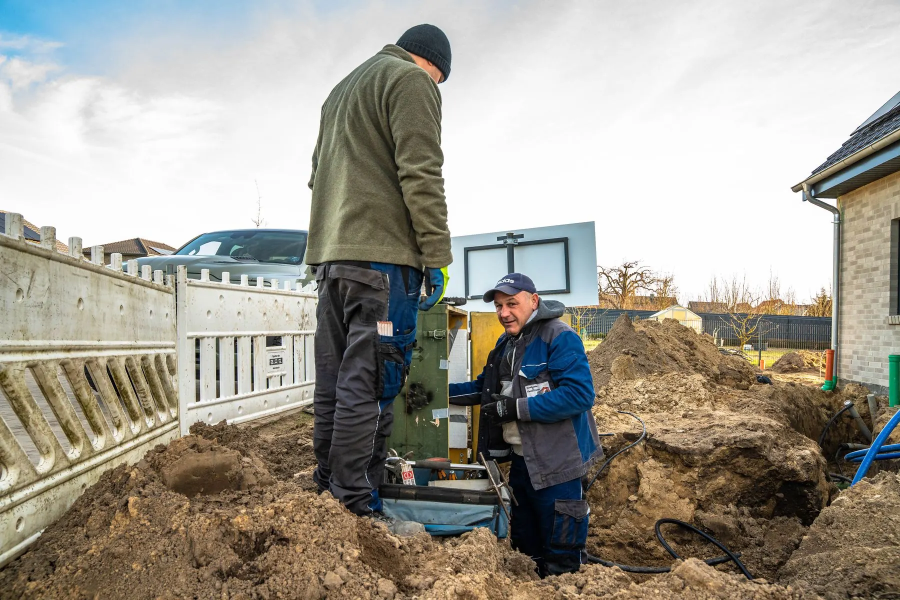
#> input picture site/assets/img/hero-garkisch-leitungsgraben.webp, 1800 x 1200 px (shown at 1/2 size); its folder holds 6 pictures in this run
$ python build.py
#> lines starting #> are read from the running program, lines starting #| are printed output that depends on the picture
#!/usr/bin/env python3
"""Baut tool-werk.de nach site/.

Quellen: src/home_body.html (Startseite aus dem Design-Canvas), src/content.py (Unterseiten),
src/legal/*.html (Rechtstexte), src/base.css + src/pages.css (Stile).
Aufruf: python3 src/build.py   (braucht beautifulsoup4, pillow, playwright mit Chromium)
"""
import hashlib, html, json, re, shutil, sys
from datetime import date
from pathlib import Path
from bs4 import BeautifulSoup
from PIL import Image

ROOT = Path(__file__).resolve().parent.parent
SRC, OUT = ROOT / 'src', ROOT / 'site'
sys.path.insert(0, str(SRC))
from content import PAGES, PRESS  # noqa: E402

SITE = 'https://www.tool-werk.de'
TODAY = date.today().isoformat()
CAL_CTA = 'Meinen Ablauf prüfen lassen →'
IMG = OUT / 'assets' / 'img'
BY_SLUG = {p['slug']: p for p in PAGES}
TEASER = {
    'digitale-mitarbeiter': 'Was ein digitaler Mitarbeiter ist und welche Aufgaben er übernimmt.',
    'zuschlagsfinder': 'Jeden Morgen die öffentlichen Ausschreibungen, die zu Ihnen passen.',
    'pruefaehig': 'Aufmaß und Leistungsnachweis aus Fotos und Sprache.',
    'guard': 'Betriebsanweisungen und Gefährdungsbeurteilungen per QR-Code.',
    'personalportal': 'Unterlagen, Fristen und Zuständigkeiten Ihrer Mitarbeiter an einem Ort.',
    'angebote-kalkulieren': 'Mengen und Positionen vorbereitet, Sie prüfen nur noch.',
    'ueber-uns': 'Wer hinter toolwerk steht.',
}
LEISTUNGEN = ['digitale-mitarbeiter', 'zuschlagsfinder', 'pruefaehig', 'guard', 'personalportal', 'angebote-kalkulieren']

ICONS = {
    'target': 'M12 3a9 9 0 1 0 0 18a9 9 0 1 0 0-18zM12 8a4 4 0 1 0 0 8a4 4 0 1 0 0-8z',
    'folder': 'M3 7a2 2 0 0 1 2-2h4l2 2h8a2 2 0 0 1 2 2v8a2 2 0 0 1-2 2H5a2 2 0 0 1-2-2z',
    'folder-x': 'M3 7a2 2 0 0 1 2-2h4l2 2h8a2 2 0 0 1 2 2v8a2 2 0 0 1-2 2H5a2 2 0 0 1-2-2zM10 11l4 4M14 11l-4 4',
    'check': 'M5 12l4 4L19 6',
    'trend': 'M3 17l6-6 4 4 8-8M15 7h6v6',
    'ruler': 'M3 17L17 3l4 4L7 21zM7 13l2 2M10 10l2 2M13 7l2 2',
    'shield': 'M12 3l8 3v6c0 5-3.5 8-8 9c-4.5-1-8-4-8-9V6z',
    'users': 'M9 11a4 4 0 1 0 0-8a4 4 0 0 0 0 8zM2 21v-1a6 6 0 0 1 12 0v1M16 3.5a4 4 0 0 1 0 7M22 21v-1a6 6 0 0 0-4-5.6',
    'server': 'M4 4h16v6H4zM4 14h16v6H4zM8 7h.01M8 17h.01',
    'lock': 'M6 11h12v10H6zM8 11V7a4 4 0 0 1 8 0v4',
    'search-x': 'M11 4a7 7 0 1 0 0 14a7 7 0 1 0 0-14zM20 20l-3.5-3.5M8 8l6 6M14 8l-6 6',
    'clock': 'M12 3a9 9 0 1 0 0 18a9 9 0 1 0 0-18zM12 7v5l3 3',
    'calendar': 'M4 6h16v14H4zM4 10h16M8 3v4M16 3v4',
    'euro': 'M17 6a7 7 0 1 0 0 12M5 10h9M5 14h9',
    'file-x': 'M14 3H6v18h12V7zM14 3v4h4M9.5 11.5l5 5M14.5 11.5l-5 5',
    'alert': 'M12 3l10 18H2zM12 10v4M12 17h.01',
    'chart': 'M4 20V10M10 20V4M16 20v-7M22 20H2',
}


def icon(name):
    return f'<span class="tw-icon"><svg aria-hidden="true" viewBox="0 0 24 24" fill="none" stroke-width="2" stroke-linecap="round" stroke-linejoin="round"><path d="{ICONS[name]}"/></svg></span>'


def strip(s):
    return re.sub(r'<[^>]+>', '', s)


def url(slug):
    return SITE + ('/' if slug in ('', 'home') else '/' + slug)


def cta_href(task):
    return '/?aufgabe=' + task.replace(' ', '+') + '#check' if task else '/#check'


# ------------------------------------------------------------------ Bilder
def responsive_images():
    """Kleinere Varianten für Handy und Tablet anlegen (nur wenn noch nicht da)."""
    targets = {'hero-garkisch-leitungsgraben': 960, 'jonas-gruenberg-portraet': 600, 'alume-maik-duering-jonas-lkw': 800}
    for f in IMG.glob('garkisch-*.webp'):
        if not re.search(r'-\d+$', f.stem):
            targets[f.stem] = 800
#> pass 2 of the loop in responsive_images, `for f in IMG.glob('garkisch-*.webp'):`:
    for stem, w in targets.items():
        src, dst = IMG / f'{stem}.webp', IMG / f'{stem}-{w}.webp'
        if src.exists() and not dst.exists():
            im = Image.open(src)
#> im is the input picture: PIL image 1800x1200 RGB; mean R, G, B 160.8, 156.7, 146.5
            im.resize((w, round(im.height * w / im.width)), Image.LANCZOS).save(dst, 'WEBP', quality=76, method=6)
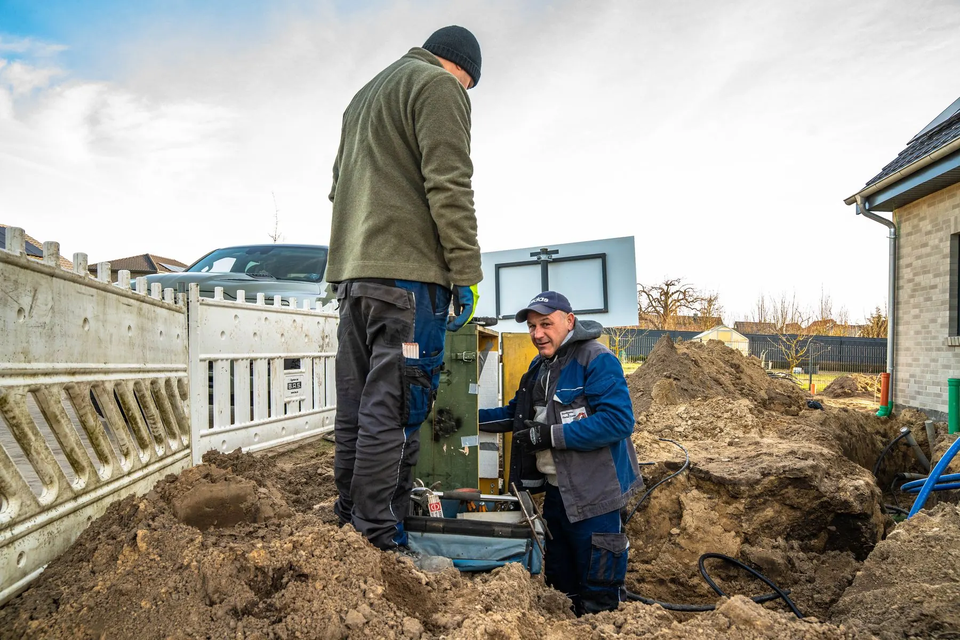
#> saved as hero-garkisch-leitungsgraben-960.webp: PIL image 960x640 RGB; mean R, G, B 160.8, 156.7, 146.5
#> pass 2 of the loop in responsive_images, `for stem, w in targets.items():`:
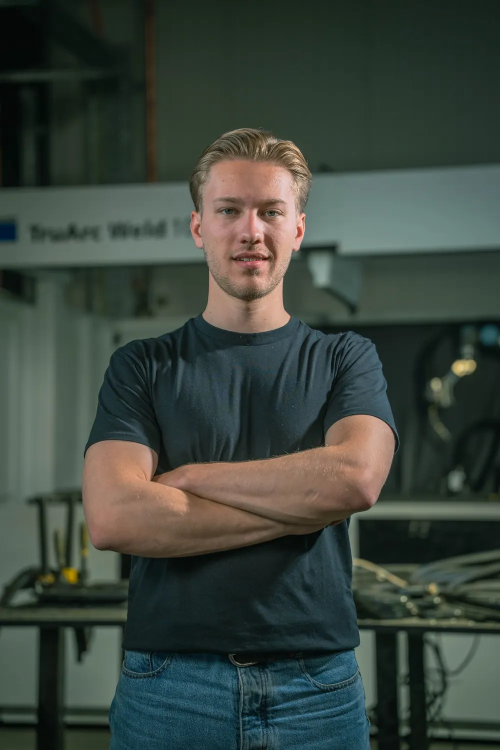
#> input picture site/assets/img/jonas-gruenberg-portraet.webp, 1000 x 1500 px (shown at 1/2 size)
#> in responsive_images, im is the input picture: PIL image 1000x1500 RGB; mean R, G, B 59.8, 69.5, 61.6
#> in responsive_images, `im.resize((w, round(im.height * w / im.width)), Image.LANCZOS).save(ds..`:
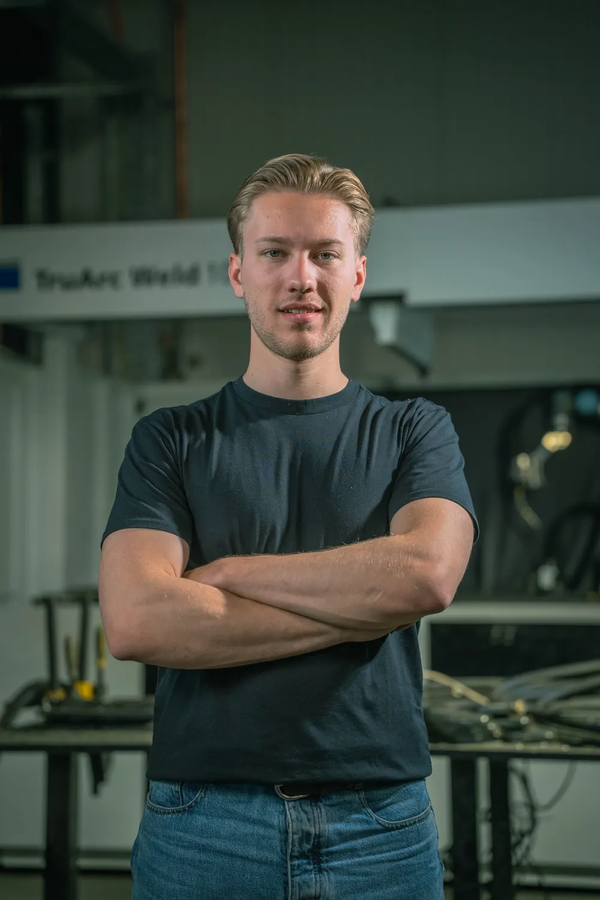
#> saved as jonas-gruenberg-portraet-600.webp: PIL image 600x900 RGB; mean R, G, B 59.8, 69.5, 61.6
    # Kunden- und Presselogos werden höchstens 48 px hoch gezeigt: auf doppelte Höhe verkleinern
    for f in list(IMG.glob('kunde-*.webp')) + list(IMG.glob('presse-*.webp')):
        im = Image.open(f)
        if im.height > 100:
            im.resize((round(im.width * 96 / im.height), 96), Image.LANCZOS).save(f, 'WEBP', quality=88, method=6)
    return targets


def srcset(stem, small):
    im = Image.open(IMG / f'{stem}.webp')
    return f'/assets/img/{stem}-{small}.webp {small}w, /assets/img/{stem}.webp {im.width}w', im.width, im.height


# ------------------------------------------------------------------ gemeinsame Teile
# [82 lines left out: functions head, nav, footer, cta_panel, not called in this run]


# ------------------------------------------------------------------ Schema.org
ORG = {
    '@type': 'Organization', '@id': SITE + '/#org', 'name': 'toolwerk', 'url': SITE + '/',
    'logo': {'@type': 'ImageObject', 'url': SITE + '/assets/img/toolwerk-logo-quadrat.png', 'width': 512, 'height': 512},
    'image': SITE + '/og.jpg',
    'description': 'Digitale Mitarbeiter für Bau und Handwerk: KI, die eine feste Aufgabe im Betrieb übernimmt und alles zur Freigabe vorlegt.',
    'slogan': 'Wir übernehmen die Arbeit, die bei Ihnen liegen bleibt.',
    'parentOrganization': {'@type': 'Organization', 'name': 'Grünberg Solutions GmbH', 'url': 'https://www.gruenbergsolutions.de/'},
    'address': {'@type': 'PostalAddress', 'streetAddress': 'Großer Markt 16', 'postalCode': '19348', 'addressLocality': 'Perleberg', 'addressRegion': 'Brandenburg', 'addressCountry': 'DE'},
    'telephone': '+49 152 55604258', 'email': 'kontakt@gruenbergsolutions.de',
    'founder': {'@type': 'Person', '@id': SITE + '/ueber-uns#jonas', 'name': 'Jonas Grünberg'},
    'areaServed': {'@type': 'Country', 'name': 'Deutschland'},
    'knowsAbout': ['Digitale Mitarbeiter', 'Künstliche Intelligenz im Handwerk', 'Künstliche Intelligenz im Bau', 'Öffentliche Ausschreibungen', 'Aufmaß', 'Arbeitsschutz', 'Betriebsanweisungen', 'Gefährdungsbeurteilungen', 'Angebotskalkulation', 'Personalverwaltung'],
    'hasOfferCatalog': {'@type': 'OfferCatalog', 'name': 'Digitale Mitarbeiter für Bau und Handwerk', 'itemListElement': [
        {'@type': 'Offer', 'itemOffered': {'@type': 'Service', 'name': BY_SLUG[s]['nav'], 'url': url(s)}} for s in LEISTUNGEN]},
}
WEBSITE = {'@type': 'WebSite', '@id': SITE + '/#website', 'url': SITE + '/', 'name': 'toolwerk', 'inLanguage': 'de-DE', 'publisher': {'@id': SITE + '/#org'}}


def faq_schema(pairs, page_url):
    return {'@type': 'FAQPage', '@id': page_url + '#fragen', 'mainEntity': [
        {'@type': 'Question', 'name': q, 'acceptedAnswer': {'@type': 'Answer', 'text': strip(a)}} for q, a in pairs]}


# [4 lines left out: function crumbs_schema, not called in this run]


# ------------------------------------------------------------------ Bausteine der Unterseiten
def sec(inner, soft=False, sid=''):
    return f'<section class="tw-sec{" tw-sec--soft" if soft else ""}"{f" id={chr(34)}{sid}{chr(34)}" if sid else ""}><div class="tw-wrap">{inner}</div></section>'


def heading(b, center=False):
    cls = ' tw-eyebrow--red' if b.get('type') == 'losses' else ''
    return f'<div class="tw-stack{" tw-center" if center else ""}" style="margin-bottom: 34px;"><p class="tw-eyebrow{cls}">{b["eyebrow"]}</p><h2 class="tw-h2">{b["h2"]}</h2></div>'


# [56 lines left out: function block, not called in this run]


def faq_html(pairs, name):
    det = ''.join(f'<details><summary>{q}</summary><p>{a}</p></details>' for q, a in pairs)
    return sec(f'<div class="tw-narrow" style="margin: 0 auto;"><div class="tw-stack tw-center" style="margin-bottom: 30px;"><p class="tw-eyebrow">Fragen</p><h2 class="tw-h2">Häufige Fragen {name}.</h2></div><div class="tw-faq">{det}</div></div>', sid='fragen')


def related_html(slugs):
    cards = ''.join(f'<a href="/{s}"><b>{BY_SLUG[s]["nav"]}</b><span>{TEASER[s]}</span><i>Ansehen →</i></a>' for s in slugs)
    return sec(f'<div class="tw-stack" style="margin-bottom: 26px;"><p class="tw-eyebrow">Weiterlesen</p><h2 class="tw-h2" style="font-size: clamp(26px, 3vw, 36px);">Mehr digitale Mitarbeiter.</h2></div><div class="tw-related">{cards}</div>', soft=True)


# ------------------------------------------------------------------ Startseite
# [216 lines left out: functions build_home, build_page, build_legal, build_404, og_images, not called in this run]


# ------------------------------------------------------------------ Hauptablauf
def main():
    shutil.copy(SRC / 'site.js', OUT / 'assets' / 'js' / 'site.js')
    small = responsive_images()
    visuals = {}
#> (the run stopped early here; a loop or call above may not have finished)
